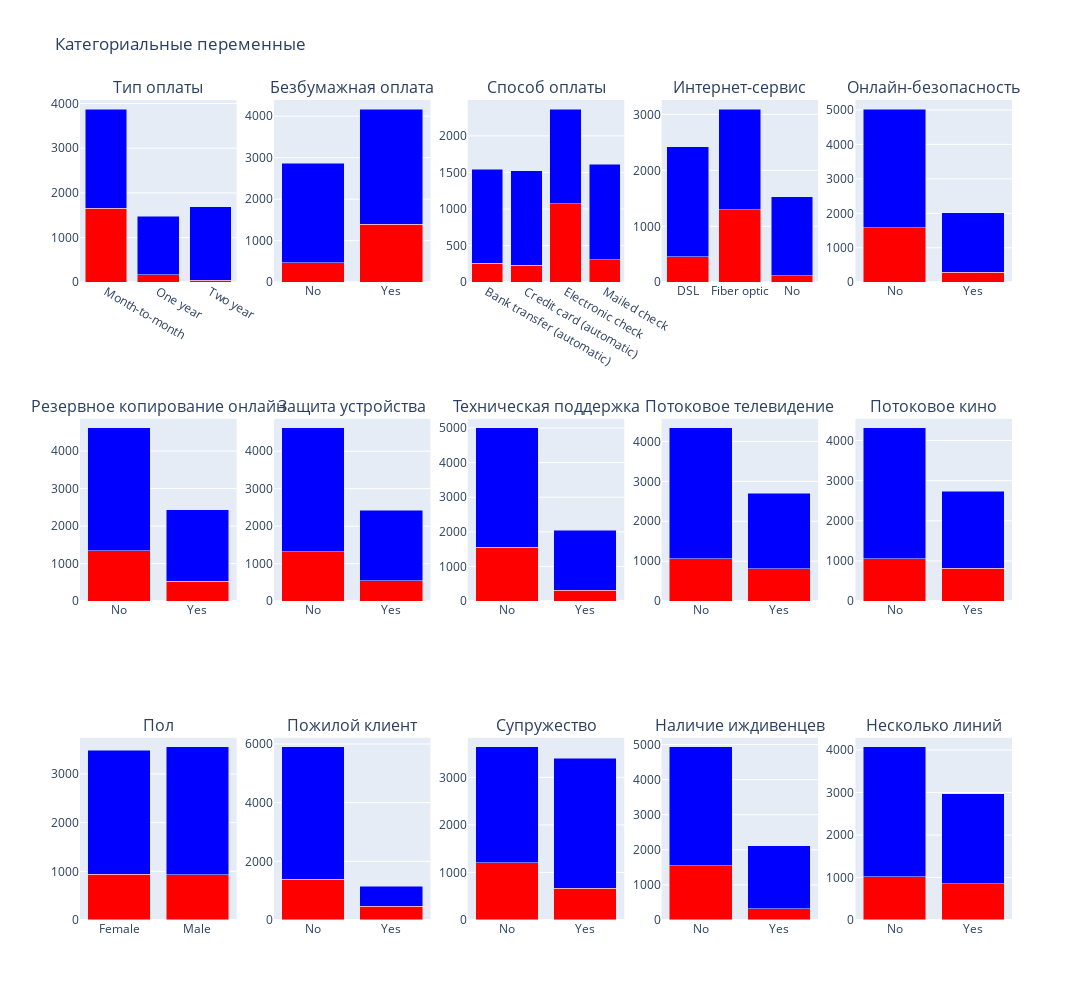

Here is the notebook cell this chart was saved with:
### Markdown cell above
Перейдем к категориальным признакам (Красный цвет - бывший клиент, Синий цвет - текущий клиент):

### Code cell
fig = make_subplots(rows=3, cols=5, subplot_titles=('Тип оплаты', 'Безбумажная оплата', 'Способ оплаты', 
                                                     'Интернет-сервис', 'Онлайн-безопасность',
                                                     'Резервное копирование онлайн', 'Защита устройства', 
                                                     'Техническая поддержка', 'Потоковое телевидение', 
                                                     'Потоковое кино', 'Пол', 'Пожилой клиент', 
                                                     'Супружество', 'Наличие иждивенцев', 'Несколько линий'))

for i, column in enumerate(['Type', 'PaperlessBilling', 'PaymentMethod', 'InternetService', 'OnlineSecurity',
                             'OnlineBackup', 'DeviceProtection', 'TechSupport', 'StreamingTV', 'StreamingMovies',
                             'gender', 'SeniorCitizen', 'Partner', 'Dependents', 'MultipleLines']):
    data = df_for_plot.groupby('User_Status')[column].value_counts().unstack()
    
    fig.add_trace(go.Bar(x=data.columns, y=data.loc['Former User'], name='Бывший клиент', marker_color='Red'),
                  row=(i // 5) + 1, col=(i % 5) + 1)
    
    fig.add_trace(go.Bar(x=data.columns, y=data.loc['Current User'], name='Текущий клиент', marker_color='Blue'),
                  row=(i // 5) + 1, col=(i % 5) + 1)
    
    fig.update_traces(selector=dict(name='Бывший клиент'), showlegend=False)
    fig.update_traces(selector=dict(name='Текущий клиент'), showlegend=False)

fig.update_xaxes(showticklabels=True)
fig.update_yaxes(showticklabels=True)
fig.update_layout(height=1000, width=1200, title_text='Категориальные переменные', barmode='stack')

fig.show()

### Figure 1 — Plotly figure (JSON) as saved in the notebook; plotly's stock layout.template omitted (floating-point values rounded to 4 significant figures)
{"data": [{"marker": {"color": "Red"}, "name": "Бывший клиент", "showlegend": false, "type": "bar", "x": ["Month-to-month", "One year", "Two year"], "xaxis": "x", "y": [1655, 166, 48], "yaxis": "y"}, {"marker": {"color": "Blue"}, "name": "Текущий клиент", "showlegend": false, "type": "bar", "x": ["Month-to-month", "One year", "Two year"], "xaxis": "x", "y": [2220, 1307, 1647], "yaxis": "y"}, {"marker": {"color": "Red"}, "name": "Бывший клиент", "showlegend": false, "type": "bar", "x": ["No", "Yes"], "xaxis": "x2", "y": [469, 1400], "yaxis": "y2"}, {"marker": {"color": "Blue"}, "name": "Текущий клиент", "showlegend": false, "type": "bar", "x": ["No", "Yes"], "xaxis": "x2", "y": [2403, 2771], "yaxis": "y2"}, {"marker": {"color": "Red"}, "name": "Бывший клиент", "showlegend": false, "type": "bar", "x": ["Bank transfer (automatic)", "Credit card (automatic)", "Electronic check", "Mailed check"], "xaxis": "x3", "y": [258, 232, 1071, 308], "yaxis": "y3"}, {"marker": {"color": "Blue"}, "name": "Текущий клиент", "showlegend": false, "type": "bar", "x": ["Bank transfer (automatic)", "Credit card (automatic)", "Electronic check", "Mailed check"], "xaxis": "x3", "y": [1286, 1290, 1294, 1304], "yaxis": "y3"}, {"marker": {"color": "Red"}, "name": "Бывший клиент", "showlegend": false, "type": "bar", "x": ["DSL", "Fiber optic", "No"], "xaxis": "x4", "y": [459, 1297, 113], "yaxis": "y4"}, {"marker": {"color": "Blue"}, "name": "Текущий клиент", "showlegend": false, "type": "bar", "x": ["DSL", "Fiber optic", "No"], "xaxis": "x4", "y": [1962, 1799, 1413], "yaxis": "y4"}, {"marker": {"color": "Red"}, "name": "Бывший клиент", "showlegend": false, "type": "bar", "x": ["No", "Yes"], "xaxis": "x5", "y": [1574, 295], "yaxis": "y5"}, {"marker": {"color": "Blue"}, "name": "Текущий клиент", "showlegend": false, "type": "bar", "x": ["No", "Yes"], "xaxis": "x5", "y": [3450, 1724], "yaxis": "y5"}, {"marker": {"color": "Red"}, "name": "Бывший клиент", "showlegend": false, "type": "bar", "x": ["No", "Yes"], "xaxis": "x6", "y": [1346, 523], "yaxis": "y6"}, {"marker": {"color": "Blue"}, "name": "Текущий клиент", "showlegend": false, "type": "bar", "x": ["No", "Yes"], "xaxis": "x6", "y": [3268, 1906], "yaxis": "y6"}, {"marker": {"color": "Red"}, "name": "Бывший клиент", "showlegend": false, "type": "bar", "x": ["No", "Yes"], "xaxis": "x7", "y": [1324, 545], "yaxis": "y7"}, {"marker": {"color": "Blue"}, "name": "Текущий клиент", "showlegend": false, "type": "bar", "x": ["No", "Yes"], "xaxis": "x7", "y": [3297, 1877], "yaxis": "y7"}, {"marker": {"color": "Red"}, "name": "Бывший клиент", "showlegend": false, "type": "bar", "x": ["No", "Yes"], "xaxis": "x8", "y": [1559, 310], "yaxis": "y8"}, {"marker": {"color": "Blue"}, "name": "Текущий клиент", "showlegend": false, "type": "bar", "x": ["No", "Yes"], "xaxis": "x8", "y": [3440, 1734], "yaxis": "y8"}, {"marker": {"color": "Red"}, "name": "Бывший клиент", "showlegend": false, "type": "bar", "x": ["No", "Yes"], "xaxis": "x9", "y": [1055, 814], "yaxis": "y9"}, {"marker": {"color": "Blue"}, "name": "Текущий клиент", "showlegend": false, "type": "bar", "x": ["No", "Yes"], "xaxis": "x9", "y": [3281, 1893], "yaxis": "y9"}, {"marker": {"color": "Red"}, "name": "Бывший клиент", "showlegend": false, "type": "bar", "x": ["No", "Yes"], "xaxis": "x10", "y": [1051, 818], "yaxis": "y10"}, {"marker": {"color": "Blue"}, "name": "Текущий клиент", "showlegend": false, "type": "bar", "x": ["No", "Yes"], "xaxis": "x10", "y": [3260, 1914], "yaxis": "y10"}, {"marker": {"color": "Red"}, "name": "Бывший клиент", "showlegend": false, "type": "bar", "x": ["Female", "Male"], "xaxis": "x11", "y": [939, 930], "yaxis": "y11"}, {"marker": {"color": "Blue"}, "name": "Текущий клиент", "showlegend": false, "type": "bar", "x": ["Female", "Male"], "xaxis": "x11", "y": [2549, 2625], "yaxis": "y11"}, {"marker": {"color": "Red"}, "name": "Бывший клиент", "showlegend": false, "type": "bar", "x": ["No", "Yes"], "xaxis": "x12", "y": [1393, 476], "yaxis": "y12"}, {"marker": {"color": "Blue"}, "name": "Текущий клиент", "showlegend": false, "type": "bar", "x": ["No", "Yes"], "xaxis": "x12", "y": [4508, 666], "yaxis": "y12"}, {"marker": {"color": "Red"}, "name": "Бывший клиент", "showlegend": false, "type": "bar", "x": ["No", "Yes"], "xaxis": "x13", "y": [1200, 669], "yaxis": "y13"}, {"marker": {"color": "Blue"}, "name": "Текущий клиент", "showlegend": false, "type": "bar", "x": ["No", "Yes"], "xaxis": "x13", "y": [2441, 2733], "yaxis": "y13"}, {"marker": {"color": "Red"}, "name": "Бывший клиент", "showlegend": false, "type": "bar", "x": ["No", "Yes"], "xaxis": "x14", "y": [1543, 326], "yaxis": "y14"}, {"marker": {"color": "Blue"}, "name": "Текущий клиент", "showlegend": false, "type": "bar", "x": ["No", "Yes"], "xaxis": "x14", "y": [3390, 1784], "yaxis": "y14"}, {"marker": {"color": "Red"}, "name": "Бывший клиент", "showlegend": false, "type": "bar", "x": ["No", "Yes"], "xaxis": "x15", "y": [1019, 850], "yaxis": "y15"}, {"marker": {"color": "Blue"}, "name": "Текущий клиент", "showlegend": false, "type": "bar", "x": ["No", "Yes"], "xaxis": "x15", "y": [3053, 2121], "yaxis": "y15"}], "layout": {"annotations": [{"font": {"size": 16}, "showarrow": false, "text": "Тип оплаты", "x": 0.084, "xanchor": "center", "xref": "paper", "y": 1, "yanchor": "bottom", "yref": "paper"}, {"font": {"size": 16}, "showarrow": false, "text": "Безбумажная оплата", "x": 0.292, "xanchor": "center", "xref": "paper", "y": 1, "yanchor": "bottom", "yref": "paper"}, {"font": {"size": 16}, "showarrow": false, "text": "Способ оплаты", "x": 0.5, "xanchor": "center", "xref": "paper", "y": 1, "yanchor": "bottom", "yref": "paper"}, {"font": {"size": 16}, "showarrow": false, "text": "Интернет-сервис", "x": 0.708, "xanchor": "center", "xref": "paper", "y": 1, "yanchor": "bottom", "yref": "paper"}, {"font": {"size": 16}, "showarrow": false, "text": "Онлайн-безопасность", "x": 0.916, "xanchor": "center", "xref": "paper", "y": 1, "yanchor": "bottom", "yref": "paper"}, {"font": {"size": 16}, "showarrow": false, "text": "Резервное копирование онлайн", "x": 0.084, "xanchor": "center", "xref": "paper", "y": 0.6111, "yanchor": "bottom", "yref": "paper"}, {"font": {"size": 16}, "showarrow": false, "text": "Защита устройства", "x": 0.292, "xanchor": "center", "xref": "paper", "y": 0.6111, "yanchor": "bottom", "yref": "paper"}, {"font": {"size": 16}, "showarrow": false, "text": "Техническая поддержка", "x": 0.5, "xanchor": "center", "xref": "paper", "y": 0.6111, "yanchor": "bottom", "yref": "paper"}, {"font": {"size": 16}, "showarrow": false, "text": "Потоковое телевидение", "x": 0.708, "xanchor": "center", "xref": "paper", "y": 0.6111, "yanchor": "bottom", "yref": "paper"}, {"font": {"size": 16}, "showarrow": false, "text": "Потоковое кино", "x": 0.916, "xanchor": "center", "xref": "paper", "y": 0.6111, "yanchor": "bottom", "yref": "paper"}, {"font": {"size": 16}, "showarrow": false, "text": "Пол", "x": 0.084, "xanchor": "center", "xref": "paper", "y": 0.2222, "yanchor": "bottom", "yref": "paper"}, {"font": {"size": 16}, "showarrow": false, "text": "Пожилой клиент", "x": 0.292, "xanchor": "center", "xref": "paper", "y": 0.2222, "yanchor": "bottom", "yref": "paper"}, {"font": {"size": 16}, "showarrow": false, "text": "Супружество", "x": 0.5, "xanchor": "center", "xref": "paper", "y": 0.2222, "yanchor": "bottom", "yref": "paper"}, {"font": {"size": 16}, "showarrow": false, "text": "Наличие иждивенцев", "x": 0.708, "xanchor": "center", "xref": "paper", "y": 0.2222, "yanchor": "bottom", "yref": "paper"}, {"font": {"size": 16}, "showarrow": false, "text": "Несколько линий", "x": 0.916, "xanchor": "center", "xref": "paper", "y": 0.2222, "yanchor": "bottom", "yref": "paper"}], "barmode": "stack", "height": 1000, "title": {"text": "Категориальные переменные"}, "width": 1200, "xaxis": {"anchor": "y", "domain": [0, 0.168], "showticklabels": true}, "xaxis10": {"anchor": "y10", "domain": [0.832, 1], "showticklabels": true}, "xaxis11": {"anchor": "y11", "domain": [0, 0.168], "showticklabels": true}, "xaxis12": {"anchor": "y12", "domain": [0.208, 0.376], "showticklabels": true}, "xaxis13": {"anchor": "y13", "domain": [0.416, 0.584], "showticklabels": true}, "xaxis14": {"anchor": "y14", "domain": [0.624, 0.792], "showticklabels": true}, "xaxis15": {"anchor": "y15", "domain": [0.832, 1], "showticklabels": true}, "xaxis2": {"anchor": "y2", "domain": [0.208, 0.376], "showticklabels": true}, "xaxis3": {"anchor": "y3", "domain": [0.416, 0.584], "showticklabels": true}, "xaxis4": {"anchor": "y4", "domain": [0.624, 0.792], "showticklabels": true}, "xaxis5": {"anchor": "y5", "domain": [0.832, 1], "showticklabels": true}, "xaxis6": {"anchor": "y6", "domain": [0, 0.168], "showticklabels": true}, "xaxis7": {"anchor": "y7", "domain": [0.208, 0.376], "showticklabels": true}, "xaxis8": {"anchor": "y8", "domain": [0.416, 0.584], "showticklabels": true}, "xaxis9": {"anchor": "y9", "domain": [0.624, 0.792], "showticklabels": true}, "yaxis": {"anchor": "x", "domain": [0.7778, 1], "showticklabels": true}, "yaxis10": {"anchor": "x10", "domain": [0.3889, 0.6111], "showticklabels": true}, "yaxis11": {"anchor": "x11", "domain": [0, 0.2222], "showticklabels": true}, "yaxis12": {"anchor": "x12", "domain": [0, 0.2222], "showticklabels": true}, "yaxis13": {"anchor": "x13", "domain": [0, 0.2222], "showticklabels": true}, "yaxis14": {"anchor": "x14", "domain": [0, 0.2222], "showticklabels": true}, "yaxis15": {"anchor": "x15", "domain": [0, 0.2222], "showticklabels": true}, "yaxis2": {"anchor": "x2", "domain": [0.7778, 1], "showticklabels": true}, "yaxis3": {"anchor": "x3", "domain": [0.7778, 1], "showticklabels": true}, "yaxis4": {"anchor": "x4", "domain": [0.7778, 1], "showticklabels": true}, "yaxis5": {"anchor": "x5", "domain": [0.7778, 1], "showticklabels": true}, "yaxis6": {"anchor": "x6", "domain": [0.3889, 0.6111], "showticklabels": true}, "yaxis7": {"anchor": "x7", "domain": [0.3889, 0.6111], "showticklabels": true}, "yaxis8": {"anchor": "x8", "domain": [0.3889, 0.6111], "showticklabels": true}, "yaxis9": {"anchor": "x9", "domain": [0.3889, 0.6111], "showticklabels": true}}}
